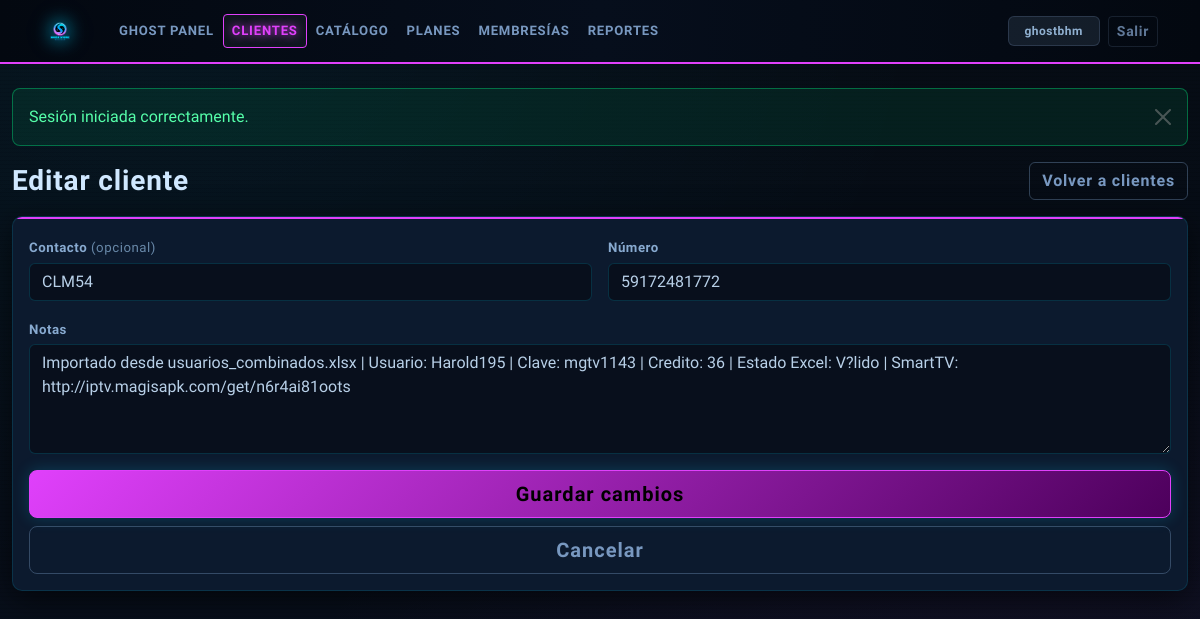
The page /clientes/editar/196 (signed in) on the database its author committed.
### tables this page shows
CREATE TABLE `clientes` (
  `id` int(11) NOT NULL,
  `nombre` varchar(120) NOT NULL,
  `telefono` varchar(20) NOT NULL,
  `notas` text DEFAULT NULL,
  `created_at` datetime DEFAULT current_timestamp()
);

### app/core/Controller.php (called while the page is built, shortened)
<?php
class Controller
{
    protected function render(string $view, array $data = []): void
    {
        extract($data, EXTR_SKIP);
        require APP_PATH . '/views/layouts/header.php';
        require APP_PATH . '/views/' . $view . '.php';
        require APP_PATH . '/views/layouts/footer.php';
    }
}

### app/controllers/ClientesController.php (called while the page is built, shortened)
<?php
class ClientesController extends Controller
{
    private Cliente $clientes;
    public function __construct()
    {
        $this->clientes = new Cliente();
    }
    public function edit(int $id): void
    {
        $item = $this->clientes->find($id);
        $this->render('clientes/edit', [
            'pageTitle' => 'Editar cliente',
            'item' => $item,
        ]);
    }
}

### app/config/config.php (called while the page is built, shortened)
<?php
function base_url_path(): string
{
    static $basePath = null;
    if ($basePath !== null) {
        return $basePath;
    }
    $scriptDir = str_replace('\\', '/', dirname($_SERVER['SCRIPT_NAME'] ?? '/'));
    $scriptDir = rtrim($scriptDir, '/');
    $basePath = $scriptDir === '' ? '/' : $scriptDir;
    return $basePath;
}
function url(string $path = '/'): string
{
    $base = base_url_path();
    $path = '/' . ltrim($path, '/');
    return $base === '/' ? $path : $base . $path;
}
function e(mixed $value): string
{
    return htmlspecialchars((string) $value, ENT_QUOTES, 'UTF-8');
}

### app/config/db.php (called while the page is built, shortened)
<?php
function db(): \PDO
{
    static $pdo = null;
    if ($pdo instanceof \PDO) {
        return $pdo;
    }
    $dsn = sprintf(
        'mysql:host=%s;port=%d;dbname=%s;charset=%s',
        DB_HOST,
        DB_PORT,
        DB_NAME,
        DB_CHARSET
    );
    $options = [
        \PDO::ATTR_ERRMODE => \PDO::ERRMODE_EXCEPTION,
        \PDO::ATTR_DEFAULT_FETCH_MODE => \PDO::FETCH_ASSOC,
        \PDO::ATTR_EMULATE_PREPARES => false,
    ];
    if (defined('PDO::MYSQL_ATTR_INIT_COMMAND')) {
        $setNames = 'SET NAMES ' . DB_CHARSET;
        if (defined('DB_COLLATION') && DB_COLLATION !== '') {
            $setNames .= ' COLLATE ' . DB_COLLATION;
        }
        $options[\PDO::MYSQL_ATTR_INIT_COMMAND] = $setNames;
    }
    try {
        $pdo = new \PDO(
            $dsn,
            DB_USER,
            DB_PASS,
            $options
        );
    } catch (\PDOException $exception) {
        $logDir = STORAGE_PATH . '/logs';
        if (!is_dir($logDir)) {
            @mkdir($logDir, 0775, true);
        }
        $logLine = sprintf(
            "[%s] Error DB: %s%s",
            date('Y-m-d H:i:s'),
            $exception->getMessage(),
            PHP_EOL
        );
        @file_put_contents($logDir . '/app.log', $logLine, FILE_APPEND);
        http_response_code(500);
        if (APP_DEBUG) {
            die('Error de conexion a base de datos: ' . $exception->getMessage());
        }
        die('Error interno del servidor.');
    }
    return $pdo;
}

### app/models/BaseModel.php (called while the page is built, shortened)
<?php
abstract class BaseModel
{
    public function __construct(?PDO $db = null)
    {
        $this->db = $db ?? \db();
    }
}

### app/models/Cliente.php (called while the page is built, shortened)
<?php
class Cliente extends BaseModel
{
    public function find(int $id): ?array
    {
        $stmt = $this->db->prepare('SELECT * FROM clientes WHERE id = :id LIMIT 1');
        $stmt->execute(['id' => $id]);
        $result = $stmt->fetch();
        return $result ?: null;
    }
}

### app/views/clientes/edit.php (the view, shortened to what this page needs)
<div class="d-flex flex-wrap justify-content-between align-items-center gap-2 mb-3">
    <h1 class="h3 mb-0">Editar cliente</h1>
    <a href="<?= e(url('/clientes')) ?>" class="btn btn-outline-secondary">Volver a clientes</a>
</div>
<div class="card shadow-sm">
    <div class="card-body">
        <form method="post" action="<?= e(url('/clientes/actualizar/' . (int) $item['id'])) ?>">
            <div class="row g-3">
                <div class="col-md-6">
                    <label for="contacto" class="form-label">Contacto <span class="text-secondary fw-normal">(opcional)</span></label>
                    <input type="text" class="form-control" id="contacto" name="contacto" value="<?= e((string) $item['nombre']) ?>">
                </div>
                <div class="col-md-6">
                    <label for="numero" class="form-label">Número</label>
                    <input type="text" class="form-control" id="numero" name="numero" value="<?= e((string) $item['telefono']) ?>" required>
                </div>
                <div class="col-12">
                    <label for="notas" class="form-label">Notas</label>
                    <textarea class="form-control" id="notas" name="notas" rows="4"><?= e((string) ($item['notas'] ?? '')) ?></textarea>
                </div>
                <div class="col-12 d-flex flex-wrap gap-2">
                    <button class="btn btn-primary btn-lg w-100 w-sm-auto" type="submit">Guardar cambios</button>
                    <a href="<?= e(url('/clientes')) ?>" class="btn btn-outline-secondary btn-lg w-100 w-sm-auto">Cancelar</a>
                </div>
            </div>
        </form>
    </div>
</div>

### public/index.php (shortened to what this page needs)
<?php
require_once __DIR__ . '/../app/config/config.php';
require_once APP_PATH . '/config/db.php';
spl_autoload_register(static function (string $className): void {
    $prefix = 'App\\';
    $relativeClass = substr($className, strlen($prefix));
    $parts = explode('\\', $relativeClass);
    if (isset($parts[0])) {
        $parts[0] = strtolower($parts[0]);
    }
    $filePath = APP_PATH . '/' . implode('/', $parts) . '.php';
});
$method = $_SERVER['REQUEST_METHOD'] ?? 'GET';
$path = request_path();
foreach ($routes as [$routeMethod, $routePattern, $handler]) {
    if ($method !== $routeMethod) {
        continue;
    }
    if (!preg_match($routePattern, $path, $matches)) {
        continue;
    }
    array_shift($matches);
    [$controllerClass, $action] = $handler;
    $controller = new $controllerClass();
    $params = array_map(static fn (string $item): int|string => ctype_digit($item) ? (int) $item : $item, $matches);
    call_user_func_array([$controller, $action], $params);
    exit;
}
require APP_PATH . '/views/layouts/header.php';
require APP_PATH . '/views/layouts/footer.php';

### app/views/layouts/header.php (style rules this page uses)
:root { --gs-bg: #060c14; --gs-surface: #0c1a2e; --gs-border: rgba(0,212,255,.13); --gs-cyan: #00d4ff; --gs-magenta: #e040fb; --gs-text: #c8dff4; --gs-dim: #7090b8; --gs-font: 'Rajdhani','Exo 2',system-ui,sans-serif; }
body.app-body { font-family: var(--gs-font); color: var(--gs-text); background: radial-gradient(ellipse at 15% 0%, rgba(0,212,255,.055) 0%, transparent 52%), radial-gradient(ellipse at 85% 100%, rgba(224,64,251,.055) 0%, transparent 52%), linear-gradient(180deg, #060c14 0%, #080f1c 100%); min-height: 100vh; }
body.app-body::before { content:'';position:fixed;inset:0;pointer-events:none;z-index:0; background:repeating-linear-gradient(0deg,transparent,transparent 3px,rgba(0,0,0,.055) 3px,rgba(0,0,0,.055) 4px); }
.card { background: var(--gs-surface) !important; border: 1px solid var(--gs-border) !important; border-radius: 10px !important; box-shadow: 0 8px 32px rgba(0,0,0,.6), inset 0 1px 0 rgba(255,255,255,.025) !important; overflow: hidden; }
.card .card-body { background: transparent !important; color: var(--gs-text); }
.card > .card-body:first-child { border-top: 2px solid var(--section-accent); }
h1,h2,h3,h4,h5,h6,.h1,.h2,.h3,.h4,.h5,.h6 { font-family: var(--gs-font); font-weight: 700; color: #d0e8ff; letter-spacing: .03em; }
.form-control,.form-select,textarea.form-control { background: #080f1c !important; border: 1px solid rgba(0,212,255,.17) !important; color: #b8d0e8 !important; border-radius: 6px; }
.form-control::placeholder { color: #3a5878 !important; }
.form-label { color: #88aad0; font-size:.83rem; font-weight:600; letter-spacing:.04em; font-family:var(--gs-font); margin-bottom:.3rem; }
.btn { font-family:var(--gs-font); font-weight:600; letter-spacing:.05em; transition:box-shadow .2s,transform .15s,background .2s; }
.btn-primary { background: linear-gradient(135deg, var(--section-accent), var(--section-head-end)) !important; border-color: var(--section-accent) !important; color:#000 !important; box-shadow: 0 0 16px rgba(0,212,255,.2); }
.btn-outline-secondary { color:#7898c0!important; border-color:rgba(120,152,192,.38)!important; background:transparent!important; }
.text-secondary { color:#6888a8!important; }

### rows shown on the page
clientes: contacto "CLM54", numero "59172481772", notas "Importado desde usuarios_combinados.xlsx | Usuario: Harold195 | Clave: mgtv1143 | Credito: 36 | Estado Excel: V?lido | SmartTV: http://iptv.magisapk.com/get/n6r4ai81oots"

### other values the page prints
$flash['message'] "Sesión iniciada correctamente."
